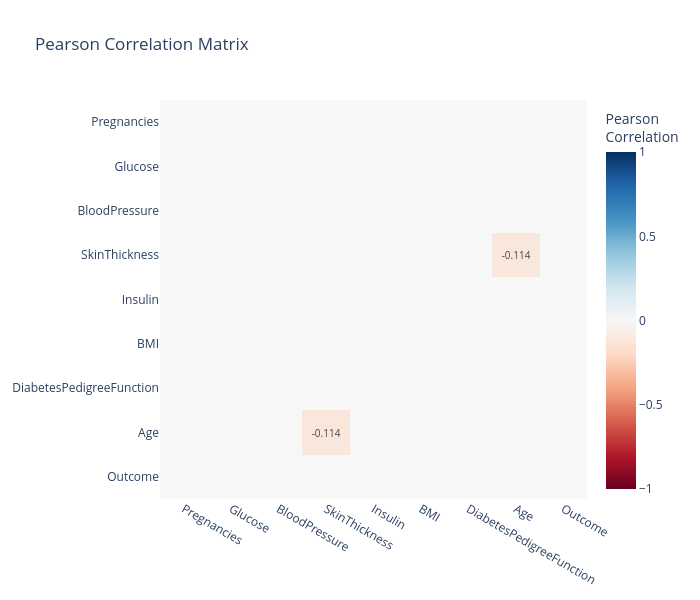

The notebook cell saved with this chart:
### Code cell
# split='neg', threshold=0.1 -> only negative correlations < -0.1
ps.corr_heatmap(df_diabetes, split='neg', threshold=0.1)

### Figure 1 — Plotly figure (JSON) as saved in the notebook; plotly's stock layout.template omitted (floating-point values rounded to 4 significant figures)
{"data": [{"colorbar": {"title": {"text": "Pearson<br>Correlation"}}, "colorscale": [[0, "rgb(103,0,31)"], [0.1, "rgb(178,24,43)"], [0.2, "rgb(214,96,77)"], [0.3, "rgb(244,165,130)"], [0.4, "rgb(253,219,199)"], [0.5, "rgb(247,247,247)"], [0.6, "rgb(209,229,240)"], [0.7, "rgb(146,197,222)"], [0.8, "rgb(67,147,195)"], [0.9, "rgb(33,102,172)"], [1, "rgb(5,48,97)"]], "hovertemplate": "<b>%{y}</b> vs <b>%{x}</b><br>Pearson Correlation: %{z:.3f}<extra></extra>", "text": [["", "", "", "", "", "", "", "", ""], ["", "", "", "", "", "", "", "", ""], ["", "", "", "", "", "", "", "", ""], ["", "", "", "", "", "", "", "-0.114", ""], ["", "", "", "", "", "", "", "", ""], ["", "", "", "", "", "", "", "", ""], ["", "", "", "", "", "", "", "", ""], ["", "", "", "-0.114", "", "", "", "", ""], ["", "", "", "", "", "", "", "", ""]], "textfont": {"size": 10}, "texttemplate": "%{text}", "type": "heatmap", "x": ["Pregnancies", "Glucose", "BloodPressure", "SkinThickness", "Insulin", "BMI", "DiabetesPedigreeFunction", "Age", "Outcome"], "y": ["Pregnancies", "Glucose", "BloodPressure", "SkinThickness", "Insulin", "BMI", "DiabetesPedigreeFunction", "Age", "Outcome"], "z": [[0, 0, 0, 0, 0, 0, 0, 0, 0], [0, 0, 0, 0, 0, 0, 0, 0, 0], [0, 0, 0, 0, 0, 0, 0, 0, 0], [0, 0, 0, 0, 0, 0, 0, -0.114, 0], [0, 0, 0, 0, 0, 0, 0, 0, 0], [0, 0, 0, 0, 0, 0, 0, 0, 0], [0, 0, 0, 0, 0, 0, 0, 0, 0], [0, 0, 0, -0.114, 0, 0, 0, 0, 0], [0, 0, 0, 0, 0, 0, 0, 0, 0]], "zmax": 1, "zmid": 0, "zmin": -1}], "layout": {"height": 600, "title": {"text": "Pearson Correlation Matrix"}, "width": 700, "xaxis": {"side": "bottom"}, "yaxis": {"autorange": "reversed"}}}
